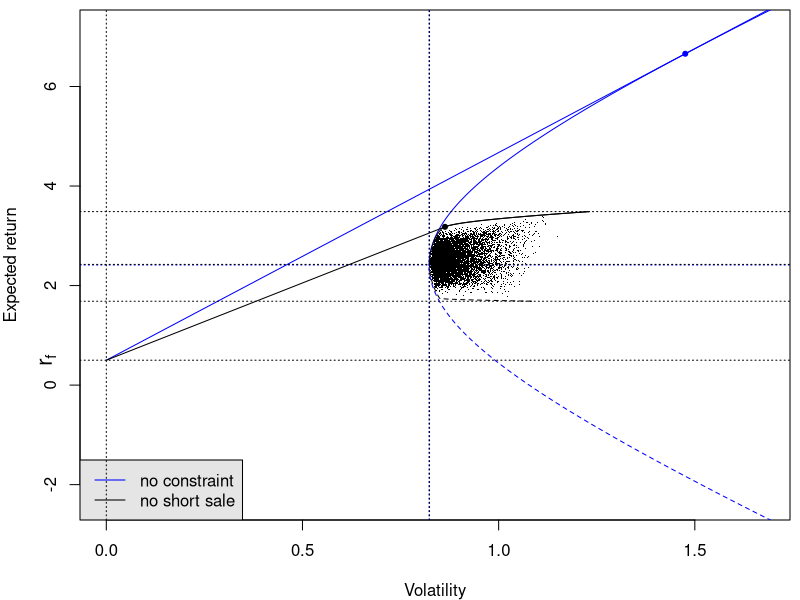
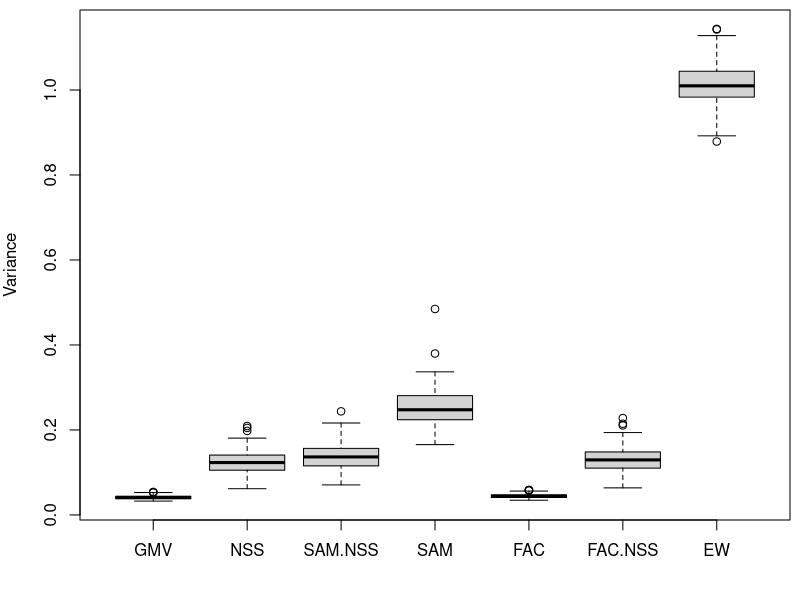

The R script that drew these images, in order: (Note: this script raises an error after producing the figures.)
###################### Markowitz portfolio selection
library(quadprog)

p=6
rf=.5
mu=rnorm(p,2,sqrt(1))
beta=cbind(rep(1,p),c(rep(1,p/2),rep(-1,p/2)))
## beta=rep(1,p)
X=matrix(rnorm(20*2),ncol=2)%*%t(beta)+matrix(rnorm(20*p,0,.5),ncol=p)
Sigma=cor(X)
Sigma=diag(abs(mu)^(1/6))%*%Sigma%*%diag(abs(mu)^(1/6))  ## ??

########### no constraint
A=as.numeric(t(rep(1,p))%*%solve(Sigma)%*%rep(1,p))
B=as.numeric(t(rep(1,p))%*%solve(Sigma)%*%mu)
C=as.numeric(t(mu)%*%solve(Sigma)%*%mu)
D=as.numeric(A*C-B^2)
mu.rf=mu-rf
B.rf=as.numeric(t(rep(1,p))%*%solve(Sigma)%*%mu.rf)
C.rf=as.numeric(t(mu.rf)%*%solve(Sigma)%*%mu.rf)
rm.mu=rf+C.rf/B.rf
rm.sigma=abs(rm.mu-rf)/sqrt(C.rf)
r.mu=B/A+(-2000:2000)/100
r.sigma=sqrt((C-2*r.mu*B+r.mu^2*A)/D)
rf.mu=((rf*1000):((B/A+20)*1000))/1000
rf.sigma=(abs(rf.mu-rf))/sqrt(C.rf)

########### no short sale
rp.mu=((min(mu)*1000):(max(mu)*1000))/1000
rp.mu=rp.mu[-1]
rp.sigma=rp.mu
W.p=array(0,dim=c(length(rp.mu),p))
A.mat=cbind(rep(1,p),mu,diag(1,p))
for (i in 1:length(rp.mu)){
  temp = solve.QP(Dmat=Sigma,dvec=rep(0,p),Amat=A.mat,bvec=c(1,rp.mu[i],rep(0,p)),meq=2)
  rp.sigma[i] = sqrt(temp$value*2)
  W.p[i,] = t(temp$solution)
}
rp.gmv.sigma=min(rp.sigma)
rp.gmv.mu=rp.mu[which(rp.sigma==rp.gmv.sigma)]

rfp.mu=((rf*1000):(max(mu)*1000))/1000
rfp.sigma=rfp.mu
W.fp=array(0,dim=c(length(rfp.mu),p))
A.mat=cbind(mu-rf,-rep(1,p),diag(1,p))
for (i in 1:length(rfp.mu)){
  temp=solve.QP(Dmat=Sigma,dvec=rep(0,p),Amat=A.mat,bvec=c(rfp.mu[i]-rf,-1,rep(0,p)),meq=1)
  rfp.sigma[i] = sqrt(temp$value*2)
  W.fp[i,] = t(temp$solution)
}

########### plot
par(mar=c(4,4,.5,.5))
plot(r.sigma,r.mu,xlab="Volatility",ylab="Expected return",type="n",col="blue",xlim=c(0,max(max(rp.sigma),rm.sigma+.2)),ylim=c(min(B/A-(rm.mu+.5-B/A),0),rm.mu+.5))#,xaxt="n",yaxt="n")
legend("bottomleft",c("no constraint","no short sale"),col=c("blue","black"),lty=c(1,1),bg="gray90")
lines(r.sigma[r.mu>=B/A],r.mu[r.mu>=B/A],col="blue")
lines(r.sigma[r.mu<B/A],r.mu[r.mu<B/A],col="blue",lty=2)
abline(h=B/A,lty=3,col="blue")
abline(v=sqrt(1/A),lty=3,col="blue")
lines(rf.sigma,rf.mu,col="blue")
points(rm.sigma,rm.mu,pch=20,col="blue")
axis(2, at = rf, labels = expression(r[f]),cex.axis=1.3,tick=FALSE)
abline(v=0,lty=3)
abline(h=rf,lty=3)

lines(rp.sigma[rp.mu>=rp.gmv.mu],rp.mu[rp.mu>=rp.gmv.mu])
lines(rp.sigma[rp.mu<rp.gmv.mu],rp.mu[rp.mu<rp.gmv.mu],lty=2)
abline(h=max(mu),lty=3)
abline(h=min(mu),lty=3)
abline(h=rp.gmv.mu,lty=3)
abline(v=rp.gmv.sigma,lty=3)
lines(rfp.sigma,rfp.mu)
W.fp.sum=apply(W.fp,MARGIN=1,sum)
aa=min(which(W.fp.sum==1))
points(rfp.sigma[aa],rfp.mu[aa],pch=20)

## num.rep=10000
## W=matrix(rnorm(num.rep*(p-1),1/p,1/p),ncol=p-1)
## W.sum=apply(W,MARGIN=1,sum)
## W=cbind(W,1-W.sum)
## mu.w=W%*%mu
## var.w=apply(W%*%Sigma*W,MARGIN=1,sum)
## var.w=var.w^(1/2)
## points(var.w,mu.w,pch=".",col="blue",xlim=c(0,max(var.w)))

num.rep=10000
W=matrix(rexp(num.rep*p),ncol=p)
W.sum=apply(W,MARGIN=1,sum)
W=W/W.sum
mu.w=W%*%mu
var.w=apply(W%*%Sigma*W,MARGIN=1,sum)
var.w=var.w^(1/2)
points(var.w,mu.w,pch=".")


pdf("06_mps.pdf",height=6,width=12)
layout(t(c(1,2)),widths=c(1,1))
dev.off()

pdf("06_mps_01.pdf",height=8,width=12)
dev.off()

pdf("06_mps_02.pdf",height=8,width=12)
dev.off()

pdf("06_mps_03.pdf",height=8,width=12)
dev.off()


###################### no-short-selling costraints
library(mvtnorm)

p=300
N=360
sigma1=.4 #0, .2, .4
sigma2=.2 #0, .2
num.rep=100

var=array(0,dim=c(num.rep,7))
colnames(var)=c("GMV","NSS","SAM.NSS","SAM","FAC","FAC.NSS","EW")
for (i in 1:num.rep){
  beta=cbind(rnorm(p,1,sigma1),rnorm(p,0,sigma2))
  Psi=diag(exp(rnorm(p,.8,.7)))
  Sigma=beta%*%t(beta)+Psi
  R=rmvnorm(N,sigma=Sigma)
  Sigma.sam=cov(R) ## sample covariance matrix
  Sigma.svd=svd(Sigma.sam)
  beta.hat=Sigma.svd$v[,1:2]%*%diag(sqrt(Sigma.svd$d[1:2]))
  beta.mat=beta.hat%*%t(beta.hat)
  Psi.hat=diag(diag(Sigma.sam-beta.mat))
  Sigma.fac=beta.mat+Psi.hat ## 2-factor model by PCA
  
  ########### GMVP
  w=solve.QP(Dmat=Sigma,dvec=rep(0,p),Amat=cbind(rep(1,p)),bvec=1,meq=1)$solution
  var[i,1]=t(w)%*%Sigma%*%w
  
  ########### GMVP, NSS
  A.mat=cbind(rep(1,p),diag(1,p))
  var[i,2]=solve.QP(Dmat=Sigma,dvec=rep(0,p),Amat=A.mat,bvec=c(1,rep(0,p)),meq=1)$value*2
  
  ## ########### sample covariance matrix, sample gmv, NSS
  ## var[i,3]=solve.QP(Dmat=Sigma.sam,dvec=rep(0,p),Amat=A.mat,bvec=c(1,rep(0,p)),meq=1)$value*2
  
  ########### sample covariance matrix, GMVP, NSS
  w=solve.QP(Dmat=Sigma.sam,dvec=rep(0,p),Amat=A.mat,bvec=c(1,rep(0,p)),meq=1)$solution
  var[i,3]=t(w)%*%Sigma%*%w
  
  ########### sample covariance matrix, GMVP
  ## a=Sys.time() ###### it is faster to use solve.QP then solve it explicitly
  w=solve.QP(Dmat=Sigma.sam,dvec=rep(0,p),Amat=cbind(rep(1,p)),bvec=1,meq=1)$solution
  ## as.numeric(Sys.time()-a)
  ## a=Sys.time()
  ## dir=solve(Sigma.sam)%*%rep(1,p)
  ## w=1/sum(rep(1,p)*dir)*dir
  ## as.numeric(Sys.time()-a)
  var[i,4]=t(w)%*%Sigma%*%w
  
  ########### 2-factor model, GMVP
  w=solve.QP(Dmat=Sigma.fac,dvec=rep(0,p),Amat=cbind(rep(1,p)),bvec=1,meq=1)$solution
  var[i,5]=t(w)%*%Sigma%*%w
  
  ########### 2-factor model, GMVP, NSS
  w=solve.QP(Dmat=Sigma.fac,dvec=rep(0,p),Amat=A.mat,bvec=c(1,rep(0,p)),meq=1)$solution
  var[i,6]=t(w)%*%Sigma%*%w
  
  ########### equally weighted portfolio
  var[i,7]=t(rep(1,p))%*%Sigma%*%rep(1,p)/p^2
  
  cat(i,", ")
  if (i %% 20 == 0){cat("\n")}
}

boxplot(var,ylab="Variance")

pdf("06_nss_01.pdf",height=8,width=12)
p=300
N=360
sigma1=.4
sigma2=.2
num.rep=100
par(mar=c(2.2,4,.5,.5))
boxplot(var.1,ylab="Variance",ylim=c(0,.4))
dev.off()

pdf("06_nss_02.pdf",height=8,width=12)
p=300
N=360
sigma1=0
sigma2=0
num.rep=100
par(mar=c(2.2,4,.5,.5))
boxplot(var.2,ylab="Variance",ylim=c(1.0,1.15))
dev.off()

pdf("06_nss_03.pdf",height=8,width=12)
p=30
N=60
sigma1=.4
sigma2=.2
num.rep=100
par(mar=c(2.2,4,.5,.5))
boxplot(var.3,ylab="Variance")
dev.off()

pdf("06_nss_04.pdf",height=8,width=12)
p=30
N=60
sigma1=0
sigma2=0
num.rep=100
par(mar=c(2.2,4,.5,.5))
boxplot(var.4,ylab="Variance",ylim=c(1.0,2.0))
dev.off()


pdf("06_nss.pdf",height=12,width=12)
layout(1:4,heights=c(1,1,1,1.1))
par(mar=c(.5,4,.5,.5))
boxplot(var.4,ylab="Variance",ylim=c(1.0,2.0),xaxt="n")
boxplot(var.3,ylab="Variance",xaxt="n")
boxplot(var.2,ylab="Variance",ylim=c(1.0,1.15),xaxt="n")
par(mar=c(2.2,4,.5,.5))
boxplot(var.1,ylab="Variance",ylim=c(0,.4))
dev.off()
